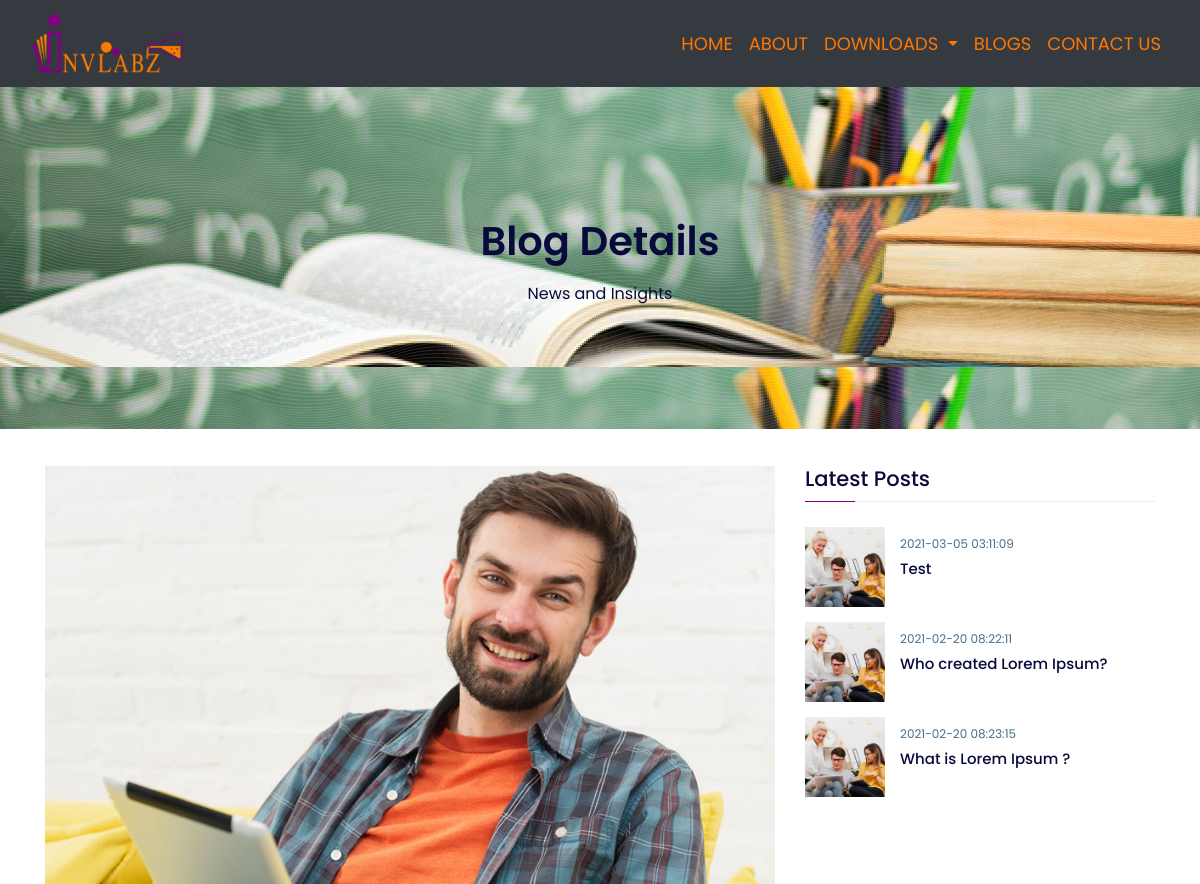
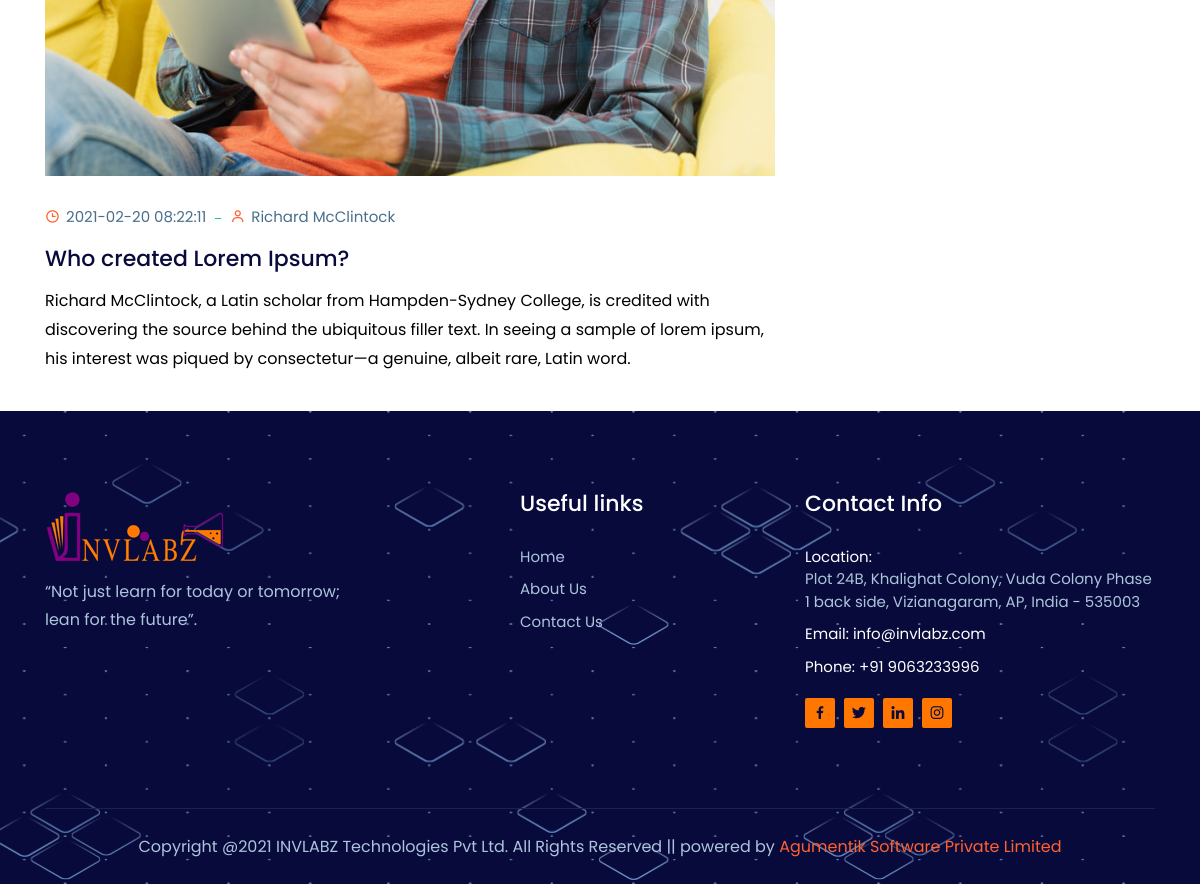
The app's page /blog-single.php?id=18 with its own data (2 pictures, top to bottom).
### tables this page shows
CREATE TABLE `blog` (
  `id` int(50) NOT NULL,
  `title` text NOT NULL,
  `author` varchar(255) NOT NULL,
  `content` longtext NOT NULL,
  `image` varchar(255) NOT NULL,
  `date` timestamp NOT NULL DEFAULT current_timestamp() ON UPDATE current_timestamp()
);

CREATE TABLE `contact_details` (
  `id` int(50) NOT NULL,
  `address` varchar(255) NOT NULL,
  `pnumber` varchar(255) NOT NULL,
  `wnumber` varchar(255) NOT NULL,
  `fb` varchar(255) NOT NULL,
  `insta` varchar(255) NOT NULL,
  `twitter` varchar(255) NOT NULL,
  `link` varchar(255) NOT NULL,
  `email` varchar(255) NOT NULL
);

### blog-single.php (the view, shortened to what this page needs)
<!doctype html>
<html lang="en">
   <head>
      <link href="https://cdn.jsdelivr.net/npm/bootstrap@5.0.0-beta1/dist/css/bootstrap.min.css" rel="stylesheet">
      <link href="" rel="stylesheet">
      <link rel="stylesheet" href="assets/css/bootstrap.min.css">
      <link rel="stylesheet" href="assets/css/animate.min.css">
      <link rel="stylesheet" href="assets/css/boxicons.min.css">
      <link rel="stylesheet" href="assets/css/owl.carousel.min.css">
      <link rel="stylesheet" href="assets/css/odometer.min.css">
      <link rel="stylesheet" href="assets/css/meanmenu.css">
      <link rel="stylesheet" href="assets/css/magnific-popup.min.css">
      <link rel="stylesheet" href="assets/css/style.css">
      <link rel="stylesheet" href="assets/css/responsive.css">
      <link rel="stylesheet" href="assets/css/muhStyle.css">
      <link href="//maxcdn.bootstrapcdn.com/font-awesome/4.7.0/css/font-awesome.min.css" rel="stylesheet">
      <link
         rel="stylesheet"
         href="https://cdnjs.cloudflare.com/ajax/libs/animate.css/4.1.1/animate.min.css"
         />
   </head>
   <body>
      <nav class="navbar navbar-expand-lg navbar-dark bg-dark ">
         <div class="container-fluid">
            <a class="navbar-brand" href="index.php">
            <img src="assets/img/logo1.png" class="img-fluid" />
            </a>
            <?php
               require 'navbar.php';
               ?>
         </div>
      </nav>
      <div class="page-title-area">
         <div class="container">
            <div class="page-title-content">
               <h2>Blog Details</h2>
               <p>News and Insights</p>
            </div>
         </div>
      </div>
      <?php
         include($_SERVER['DOCUMENT_ROOT']."/connection.php");
         	$id = $_GET['id'];
             $fetchqry = "SELECT * FROM `blog` WHERE id='$id'";
             $result=mysqli_query($connection,$fetchqry);
             $num=mysqli_num_rows($result);
             if($num > 0){
             while($row = mysqli_fetch_array($result,MYSQLI_ASSOC)){
         ?>
      <section class="blog-details-area ptb-100">
         <div class="container">
            <div class="row">
               <div class="col-lg-8 col-md-12">
                  <div class="blog-details-desc">
                     <div class="article-image">
                        <img src="assets/img/blog-image/1.jpg" alt="image">
                     </div>
                     <div class="article-content">
                        <div class="entry-meta">
                           <ul>
                              <li><i class="bx bx-time"></i> <a ><?php echo $row['date']; ?></a></li>
                              <li><i class="bx bx-user"></i> <a ><?php echo $row['author']; ?></a></li>
                           </ul>
                        </div>
                        <h3><?php echo $row['title']; ?></h3>
                        <p><?php echo $row['content']; ?></p>
                     </div>
                  </div>
               </div> <?php
         }
         }
         ?>
         <?php
               include ($_SERVER['DOCUMENT_ROOT'] . "/Admin/connection.php");
                 $query = "SELECT * FROM blog ORDER BY RAND() ASC LIMIT 3 ";
                $query_run = mysqli_query($connection, $query);
            ?>
               <div class="col-lg-4 col-md-12">
                  <aside class="widget-area" id="secondary">
                     <section class="widget widget_spacle_posts_thumb">
                        <h3 class="widget-title">Latest Posts</h3>
                             <?php
                if(mysqli_num_rows($query_run) > 0)
                {
                    while($row = mysqli_fetch_assoc($query_run))
                    {
                       ?>
                        <article class="item">
                           <a href="/blog-single.php?id=<?php echo $row['id']; ?>" class="thumb">
                           <span class="fullimage cover bg1" role="img"></span>
                           </a>
                           <div class="info">
                              <time><?php echo $row['date']; ?></time>
                              <h4 class="title usmall"><a href="/blog-single.php?id=<?php echo $row['id']; ?>"><?php echo $row['title']; ?></a></h4>
                           </div>
                        </article>
                       <?php
                    }
                }
                else {
                    echo "No Record Found";
                }
                ?>
                     </section>
                  </aside>
               </div>
            </div>
         </div>
      </section>
      <?php
         include($_SERVER['DOCUMENT_ROOT']."/connection.php");
             $fetchqry = "SELECT * FROM `contact_details` ORDER BY id ASC";
             $result=mysqli_query($connection,$fetchqry);
             $num=mysqli_num_rows($result);
             if($num > 0){
             while($row = mysqli_fetch_array($result,MYSQLI_ASSOC)){
         ?>
      <footer class="footer-area ">
         <div class="divider "></div>
         <div class="container ">
            <div class="row ">
               <div class="col-lg-5 col-md-6 col-sm-6 ">
                  <div class="single-footer-widget ">
                     <div class="logo ">
                        <a href="index.php "><img src="assets/img/logo1.png"></a>
                     </div>
                     <p>“Not just learn for today or tomorrow; <br>lean for the future”.
                     </p>
                  </div>
               </div>
               <div class="col-lg-3 col-md-6 col-sm-8 ">
                  <div class="single-footer-widget ">
                     <h3>Useful links</h3>
                     <ul class="services-list ">
                        <li><a href="/index.php ">Home</a></li>
                        <li><a href="/about.php ">About Us</a></li>
                        <li><a href="/contact.php">Contact Us</a></li>
                     </ul>
                  </div>
               </div>
               <div class="col-lg-4 col-md-6 col-sm-8 ">
                  <div class="single-footer-widget ">
                     <h3>Contact Info</h3>
                     <ul class="footer-contact-info ">
                        <li>Location: <a href="https://goo.gl/maps/MQ78iGP5g9VgZcJ38 " target="_blank "><?php echo $row['address'];?></a></li>
                        <li>Email: <?php echo $row['email'];?></li>
                        <li>Phone: +91 <?php echo $row['pnumber'];?></li>
                     </ul>
                     <ul class="social ">
                        <li><a href="<?php echo $row['fb'];?>" target="_blank "><i class="bx bxl-facebook "></i></a></li>
                        <li><a href="<?php echo $row['twitter'];?> " target="_blank "><i class="bx bxl-twitter "></i></a></li>
                        <li><a href="<?php echo $row['link'];?>" target="_blank "><i class="bx bxl-linkedin "></i></a></li>
                        <li><a href="<?php echo $row['insta'];?>" target="_blank "><i class="bx bxl-instagram "></i></a></li>
                     </ul>
                  </div>
               </div>
            </div>
            <div class="copyright-area ">
               <p>Copyright @2021 INVLABZ Technologies Pvt Ltd. All Rights Reserved || powered by <a href="https://agumentik.com/" rel="noopener" target="_blank">Agumentik Software Private Limited</a></p>
            </div>
         </div>
      </footer>
      <?php
         }
         }
         ?>
   </body>
</html>
<link rel="stylesheet" type="text/css" href="https://cdn.jsdelivr.net/gh/kenwheeler/slick@1.8.1/slick/slick-theme.css" />
<link rel="stylesheet" type="text/css" href="https://cdn.jsdelivr.net/npm/slick-carousel@1.8.1/slick/slick.css" />

### assets/css/muhStyle.css (style rules this page uses)
* { box-sizing: border-box; }

### blog-single.php (style rules this page uses)
li { list-style: none!important; }

### records on screen
blog: date "2021-02-20 08:22:11", author "Richard McClintock", title "Who created Lorem Ipsum?", content "Richard McClintock, a Latin scholar from Hampden-Sydney College, is credited with discovering the source behind the ubiquitous filler text. In seeing a sample of lorem ipsum, his interest was piqued by consectetur—a genuine, albeit rare, Latin word."
blog: date "2021-03-05 03:11:09", title "Test"
blog: date "2021-02-20 08:23:15", title "What is Lorem Ipsum ?"
contact_details: address "Plot 24B, Khalighat Colony, Vuda Colony Phase 1 back side, Vizianagaram, AP, India - 535003", email "info@invlabz.com", pnumber "9063233996"
